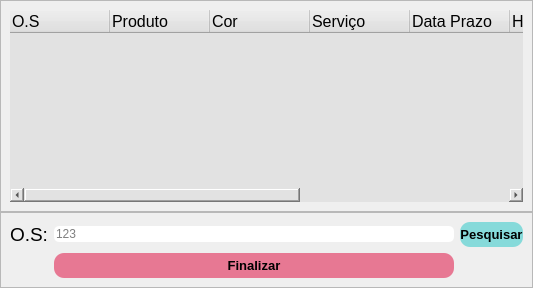
             <widget class="QWidget" name="FinalizarPage">
              <layout class="QVBoxLayout" name="verticalLayout_3">
               <property name="spacing">
                <number>0</number>
               </property>
               <property name="leftMargin">
                <number>0</number>
               </property>
               <property name="topMargin">
                <number>0</number>
               </property>
               <property name="rightMargin">
                <number>0</number>
               </property>
               <property name="bottomMargin">
                <number>0</number>
               </property>
               <item>
                <widget class="QFrame" name="frame_17">
                 <property name="frameShape">
                  <enum>QFrame::StyledPanel</enum>
                 </property>
                 <property name="frameShadow">
                  <enum>QFrame::Raised</enum>
                 </property>
                 <layout class="QGridLayout" name="gridLayout_20">
                  <property name="spacing">
                   <number>0</number>
                  </property>
                  <item row="0" column="0">
                   <widget class="QTreeWidget" name="LabelFinalizar">
                    <property name="styleSheet">
                     <string notr="true">background-color: rgb(226, 226, 226);
border-radius:10px</string>
                    </property>
                    <column>
                     <property name="text">
                      <string>O.S</string>
                     </property>
                     <property name="font">
                      <font>
                       <pointsize>12</pointsize>
                      </font>
                     </property>
                    </column>
                    <column>
                     <property name="text">
                      <string>Produto</string>
                     </property>
                     <property name="font">
                      <font>
                       <pointsize>12</pointsize>
                      </font>
                     </property>
                    </column>
                    <column>
                     <property name="text">
                      <string>Cor</string>
                     </property>
                     <property name="font">
                      <font>
                       <pointsize>12</pointsize>
                      </font>
                     </property>
                    </column>
                    <column>
                     <property name="text">
                      <string>Serviço</string>
                     </property>
                     <property name="font">
                      <font>
                       <pointsize>12</pointsize>
                      </font>
                     </property>
                    </column>
                    <column>
                     <property name="text">
                      <string>Data Prazo</string>
                     </property>
                     <property name="font">
                      <font>
                       <pointsize>12</pointsize>
                      </font>
                     </property>
                    </column>
                    <column>
                     <property name="text">
                      <string>Hora Entrada</string>
                     </property>
                     <property name="font">
                      <font>
                       <pointsize>12</pointsize>
                      </font>
                     </property>
                    </column>
                    <column>
                     <property name="text">
                      <string>Hora Saida</string>
                     </property>
                     <property name="font">
                      <font>
                       <pointsize>12</pointsize>
                      </font>
                     </property>
                    </column>
                    <column>
                     <property name="text">
                      <string>Preço</string>
                     </property>
                     <property name="font">
                      <font>
                       <pointsize>12</pointsize>
                      </font>
                     </property>
                    </column>
                    <column>
                     <property name="text">
                      <string>Nome</string>
                     </property>
                     <property name="font">
                      <font>
                       <pointsize>12</pointsize>
                      </font>
                     </property>
                    </column>
                   </widget>
                  </item>
                 </layout>
                </widget>
               </item>
               <item>
                <widget class="QFrame" name="frame_18">
                 <property name="maximumSize">
                  <size>
                   <width>16777215</width>
                   <height>150</height>
                  </size>
                 </property>
                 <property name="styleSheet">
                  <string notr="true">QLineEdit {
background-color: rgb(255, 255, 255);
border-radius: 5px;
font: 75 11pt &quot;MS Shell Dlg 2&quot;;
}

QLabel {
color: rgb(0, 0, 0);
	font: 75 14pt &quot;MS Shell Dlg 2&quot;;
}</string>
                 </property>
                 <property name="frameShape">
                  <enum>QFrame::StyledPanel</enum>
                 </property>
                 <property name="frameShadow">
                  <enum>QFrame::Raised</enum>
                 </property>
                 <layout class="QGridLayout" name="gridLayout_21">
                  <item row="0" column="0">
                   <widget class="QLabel" name="label_10">
                    <property name="maximumSize">
                     <size>
                      <width>50</width>
                      <height>16777215</height>
                     </size>
                    </property>
                    <property name="font">
                     <font>
                      <family>MS Shell Dlg 2</family>
                      <pointsize>14</pointsize>
                      <weight>9</weight>
                      <italic>false</italic>
                      <bold>false</bold>
                     </font>
                    </property>
                    <property name="text">
                     <string>O.S:</string>
                    </property>
                    <property name="alignment">
                     <set>Qt::AlignCenter</set>
                    </property>
                   </widget>
                  </item>
                  <item row="0" column="2">
                   <widget class="QPushButton" name="btnPesquisarFinalizar">
                    <property name="minimumSize">
                     <size>
                      <width>0</width>
                      <height>25</height>
                     </size>
                    </property>
                    <property name="maximumSize">
                     <size>
                      <width>300</width>
                      <height>16777215</height>
                     </size>
                    </property>
                    <property name="font">
                     <font>
                      <pointsize>10</pointsize>
                      <weight>75</weight>
                      <bold>true</bold>
                     </font>
                    </property>
                    <property name="cursor">
                     <cursorShape>PointingHandCursor</cursorShape>
                    </property>
                    <property name="styleSheet">
                     <string notr="true">QPushButton {
background-color: rgba(29, 196, 196, 0.5);
border-radius: 10px;
}

QPushButton:hover {
background-color: rgb(29, 196, 196);
}</string>
                    </property>
                    <property name="text">
                     <string>Pesquisar</string>
                    </property>
                   </widget>
                  </item>
                  <item row="0" column="1">
                   <widget class="QLineEdit" name="inputFinalizar">
                    <property name="minimumSize">
                     <size>
                      <width>400</width>
                      <height>0</height>
                     </size>
                    </property>
                    <property name="maximumSize">
                     <size>
                      <width>400</width>
                      <height>16777215</height>
                     </size>
                    </property>
                    <property name="layoutDirection">
                     <enum>Qt::LeftToRight</enum>
                    </property>
                    <property name="text">
                     <string/>
                    </property>
                    <property name="alignment">
                     <set>Qt::AlignLeading|Qt::AlignLeft|Qt::AlignVCenter</set>
                    </property>
                    <property name="placeholderText">
                     <string>123</string>
                    </property>
                   </widget>
                  </item>
                  <item row="1" column="1">
                   <widget class="QPushButton" name="btnFinalizar">
                    <property name="minimumSize">
                     <size>
                      <width>0</width>
                      <height>25</height>
                     </size>
                    </property>
                    <property name="maximumSize">
                     <size>
                      <width>51515</width>
                      <height>16777215</height>
                     </size>
                    </property>
                    <property name="font">
                     <font>
                      <pointsize>10</pointsize>
                      <weight>75</weight>
                      <bold>true</bold>
                     </font>
                    </property>
                    <property name="cursor">
                     <cursorShape>PointingHandCursor</cursorShape>
                    </property>
                    <property name="styleSheet">
                     <string notr="true">QPushButton {
background-color: rgba(223, 0, 54, 0.5);
border-radius: 10px;
}

QPushButton:hover {
background-color: rgb(223, 0, 54);
}</string>
                    </property>
                    <property name="text">
                     <string>Finalizar</string>
                    </property>
                   </widget>
                  </item>
                 </layout>
                </widget>
               </item>
              </layout>
             </widget>
